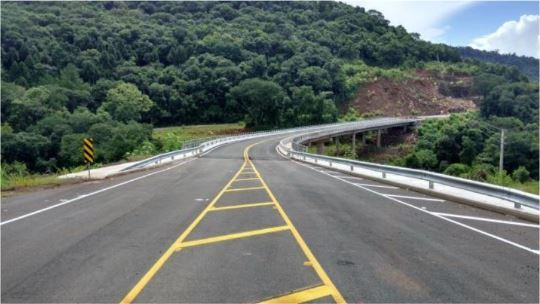
#> input picture Estudo_MyTrailHead/Visão_Computacional/Prática/ponte.JPG, 540 x 304 px, found by its file name
$ python 14_suavizacao_GaussianBlur.py
#> lines starting #> are read from the running program, lines starting #| are printed output that depends on the picture
import numpy as np
import cv2

img = cv2.imread('ponte.jpg')
#> img is the input picture: shape (304, 540, 3); mean B, G, R 104.5, 109, 101
img = img[::2,::2] # Diminui a imagem
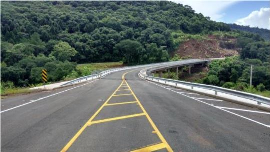
#> img: shape (152, 270, 3); mean B, G, R 104.8, 109.1, 101.2
suave = np.vstack([   np.hstack([img,cv2.blur(img, ( 3,  3))]),np.hstack([cv2.blur(img, (5,5)), cv2.blur(img, ( 7,  7))]),np.hstack([cv2.blur(img, (9,9)), cv2.blur(img, (11, 11))]),])
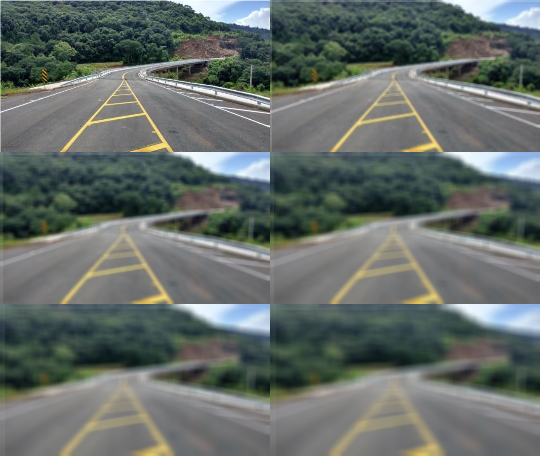
#> suave: shape (456, 540, 3); mean B, G, R 104.5, 108.9, 101
cv2.imshow("Imagens suavisadas (Blur)", suave)
cv2.imwrite("img_geradas\suavizacao_GaussianBlur.jpg", suave)
cv2.waitKey(0)
